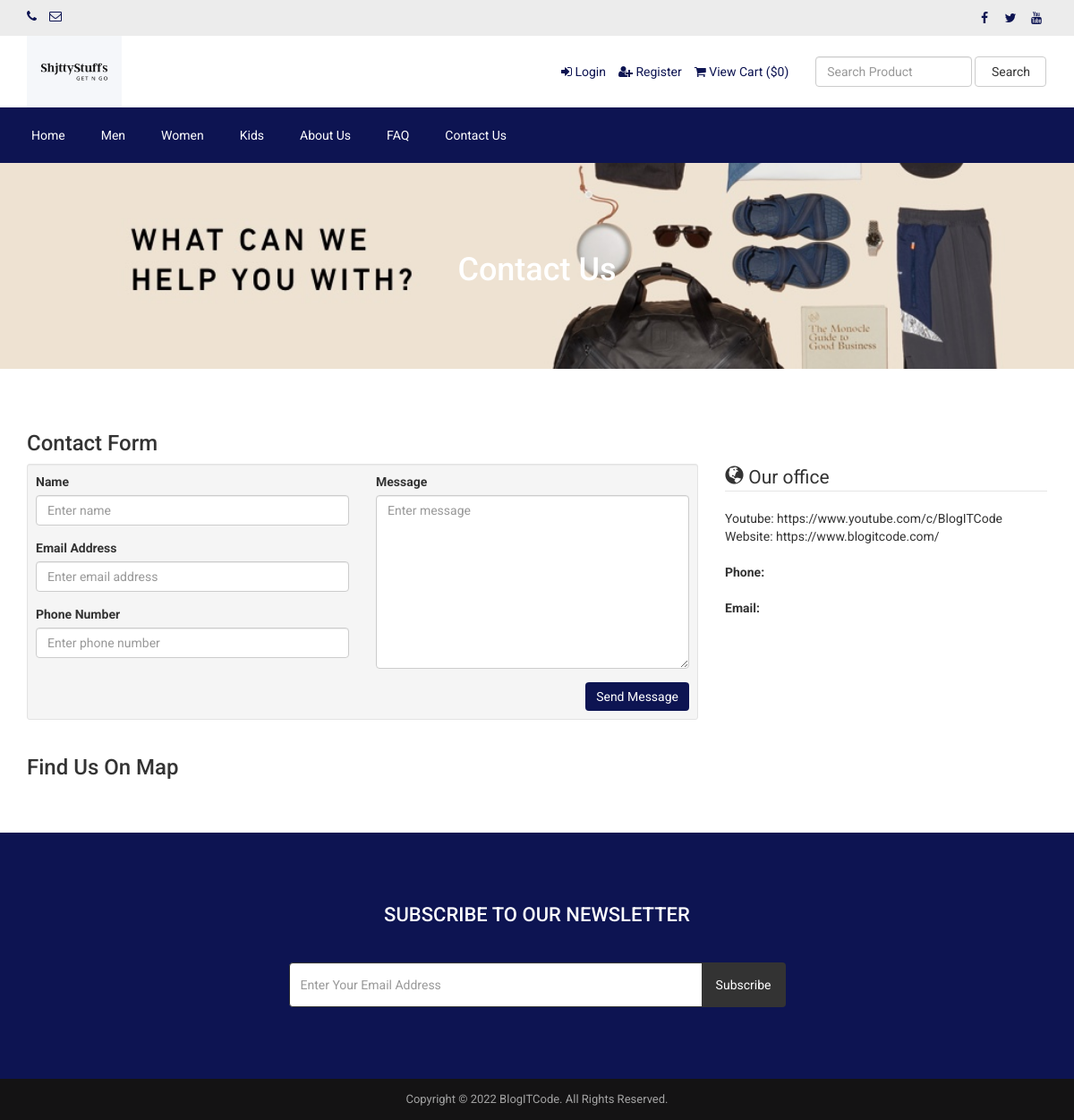
Screenshot of /contact.php (signed in) with the database file from the repository.
### tables this page shows
CREATE TABLE `tbl_social` (
  `social_id` int NOT NULL,
  `social_name` varchar(30) NOT NULL,
  `social_url` varchar(255) NOT NULL,
  `social_icon` varchar(30) NOT NULL
);

CREATE TABLE `tbl_top_category` (
  `tcat_id` int NOT NULL,
  `tcat_name` varchar(255) NOT NULL,
  `show_on_menu` int NOT NULL
);

CREATE TABLE `tbl_page` (
  `id` int NOT NULL,
  `about_title` varchar(255) NOT NULL,
  `about_content` text NOT NULL,
  `about_banner` varchar(255) NOT NULL,
  `about_meta_title` varchar(255) NOT NULL,
  `about_meta_keyword` text NOT NULL,
  `about_meta_description` text NOT NULL,
  `faq_title` varchar(255) NOT NULL,
  `faq_banner` varchar(255) NOT NULL,
  `faq_meta_title` varchar(255) NOT NULL,
  `faq_meta_keyword` text NOT NULL,
  `faq_meta_description` text NOT NULL,
  `blog_title` varchar(255) NOT NULL,
  `blog_banner` varchar(255) NOT NULL,
  `blog_meta_title` varchar(255) NOT NULL,
  `blog_meta_keyword` text NOT NULL,
  `blog_meta_description` text NOT NULL,
  `contact_title` varchar(255) NOT NULL,
  `contact_banner` varchar(255) NOT NULL,
  `contact_meta_title` varchar(255) NOT NULL,
  `contact_meta_keyword` text NOT NULL,
  `contact_meta_description` text NOT NULL,
  `pgallery_title` varchar(255) NOT NULL,
  `pgallery_banner` varchar(255) NOT NULL,
  `pgallery_meta_title` varchar(255) NOT NULL,
  `pgallery_meta_keyword` text NOT NULL,
  `pgallery_meta_description` text NOT NULL,
  `vgallery_title` varchar(255) NOT NULL,
  `vgallery_banner` varchar(255) NOT NULL,
  `vgallery_meta_title` varchar(255) NOT NULL,
  `vgallery_meta_keyword` text NOT NULL,
  `vgallery_meta_description` text NOT NULL
);

CREATE TABLE `tbl_settings` (
  `id` int NOT NULL,
  `logo` varchar(255) NOT NULL,
  `favicon` varchar(255) NOT NULL,
  `footer_about` text NOT NULL,
  `footer_copyright` text NOT NULL,
  `contact_address` text NOT NULL,
  `contact_email` varchar(255) NOT NULL,
  `contact_phone` varchar(255) NOT NULL,
  `contact_fax` varchar(255) NOT NULL,
  `contact_map_iframe` text NOT NULL,
  `receive_email` varchar(255) NOT NULL,
  `receive_email_subject` varchar(255) NOT NULL,
  `receive_email_thank_you_message` text NOT NULL,
  `forget_password_message` text NOT NULL,
  `total_recent_post_footer` int NOT NULL,
  `total_popular_post_footer` int NOT NULL,
  `total_recent_post_sidebar` int NOT NULL,
  `total_popular_post_sidebar` int NOT NULL,
  `total_featured_product_home` int NOT NULL,
  `total_latest_product_home` int NOT NULL,
  `total_popular_product_home` int NOT NULL,
  `meta_title_home` text NOT NULL,
  `meta_keyword_home` text NOT NULL,
  `meta_description_home` text NOT NULL,
  `banner_login` varchar(255) NOT NULL,
  `banner_registration` varchar(255) NOT NULL,
  `banner_forget_password` varchar(255) NOT NULL,
  `banner_reset_password` varchar(255) NOT NULL,
  `banner_search` varchar(255) NOT NULL,
  `banner_cart` varchar(255) NOT NULL,
  `banner_checkout` varchar(255) NOT NULL,
  `banner_product_category` varchar(255) NOT NULL,
  `banner_blog` varchar(255) NOT NULL,
  `cta_title` varchar(255) NOT NULL,
  `cta_content` text NOT NULL,
  `cta_read_more_text` varchar(255) NOT NULL,
  `cta_read_more_url` varchar(255) NOT NULL,
  `cta_photo` varchar(255) NOT NULL,
  `featured_product_title` varchar(255) NOT NULL,
  `featured_product_subtitle` varchar(255) NOT NULL,
  `latest_product_title` varchar(255) NOT NULL,
  `latest_product_subtitle` varchar(255) NOT NULL,
  `popular_product_title` varchar(255) NOT NULL,
  `popular_product_subtitle` varchar(255) NOT NULL,
  `testimonial_title` varchar(255) NOT NULL,
  `testimonial_subtitle` varchar(255) NOT NULL,
  `testimonial_photo` varchar(255) NOT NULL,
  `blog_title` varchar(255) NOT NULL,
  `blog_subtitle` varchar(255) NOT NULL,
  `newsletter_text` text NOT NULL,
  `paypal_email` varchar(255) NOT NULL,
  `stripe_public_key` varchar(255) NOT NULL,
  `stripe_secret_key` varchar(255) NOT NULL,
  `bank_detail` text NOT NULL,
  `before_head` text NOT NULL,
  `after_body` text NOT NULL,
  `before_body` text NOT NULL,
  `home_service_on_off` int NOT NULL,
  `home_welcome_on_off` int NOT NULL,
  `home_featured_product_on_off` int NOT NULL,
  `home_latest_product_on_off` int NOT NULL,
  `home_popular_product_on_off` int NOT NULL,
  `home_testimonial_on_off` int NOT NULL,
  `home_blog_on_off` int NOT NULL,
  `newsletter_on_off` int NOT NULL,
  `ads_above_welcome_on_off` int NOT NULL,
  `ads_above_featured_product_on_off` int NOT NULL,
  `ads_above_latest_product_on_off` int NOT NULL,
  `ads_above_popular_product_on_off` int NOT NULL,
  `ads_above_testimonial_on_off` int NOT NULL,
  `ads_category_sidebar_on_off` int NOT NULL
);

### contact.php (the view, shortened to what this page needs)
<?php require_once('header.php'); ?>
<?php
$statement = $pdo->prepare("SELECT * FROM tbl_page WHERE id=1");
$statement->execute();
$result = $statement->fetchAll(PDO::FETCH_ASSOC);
foreach ($result as $row) {
    $contact_title = $row['contact_title'];
    $contact_banner = $row['contact_banner'];
}
$statement = $pdo->prepare("SELECT * FROM tbl_settings WHERE id=1");
$statement->execute();
$result = $statement->fetchAll(PDO::FETCH_ASSOC);
foreach ($result as $row) {
    $contact_address = $row['contact_address'];
}
?>
<div class="page-banner" style="background-image: url(assets/uploads/<?php echo $contact_banner; ?>);">
    <div class="inner">
        <h1><?php echo $contact_title; ?></h1>
    </div>
</div>
<div class="page">
    <div class="container">
        <div class="row">
            <div class="col-md-12">
                <h3>Contact Form</h3>
                <div class="row cform">
                    <div class="col-md-8">
                        <div class="well well-sm">
                            <form action="" method="post">
                            <div class="row">
                                <div class="col-md-6">
                                    <div class="form-group">
                                        <label for="name">Name</label>
                                        <input type="text" class="form-control" name="visitor_name" placeholder="Enter name">
                                    </div>
                                    <div class="form-group">
                                        <label for="email">Email Address</label>
                                        <input type="email" class="form-control" name="visitor_email" placeholder="Enter email address">
                                    </div>
                                    <div class="form-group">
                                        <label for="email">Phone Number</label>
                                        <input type="text" class="form-control" name="visitor_phone" placeholder="Enter phone number">
                                    </div>
                                </div>
                                <div class="col-md-6">
                                    <div class="form-group">
                                        <label for="name">Message</label>
                                        <textarea name="visitor_message" class="form-control" rows="9" cols="25" placeholder="Enter message"></textarea>
                                    </div>
                                </div>
                                <div class="col-md-12">
                                    <input type="submit" value="Send Message" class="btn btn-primary pull-right" name="form_contact">
                                </div>
                            </div>
                            </form>
                        </div>
                    </div>
                    <div class="col-md-4">
                        <legend><span class="glyphicon glyphicon-globe"></span> Our office</legend>
                        <address>
                            <?php echo nl2br($contact_address); ?>
                        </address>
                        <address>
                            <strong>Phone:</strong><br>
                        </address>
                        <address>
                            <strong>Email:</strong><br>
                        </address>
                    </div>
                </div>
                <h3>Find Us On Map</h3>
            </div>
        </div>
    </div>
</div>
<?php require_once('footer.php'); ?>

### header.php (shortened to what this page needs)
<?php
include("admin/inc/config.php");
$statement = $pdo->prepare("SELECT * FROM tbl_settings WHERE id=1");
$statement->execute();
$result = $statement->fetchAll(PDO::FETCH_ASSOC);
foreach ($result as $row)
{
	$contact_email = $row['contact_email'];
	$contact_phone = $row['contact_phone'];
}
?>
<!DOCTYPE html>
<html lang="en">
<head>
	<link rel="stylesheet" href="assets/css/bootstrap.min.css">
	<link rel="stylesheet" href="assets/css/font-awesome.min.css">
	<link rel="stylesheet" href="assets/css/owl.carousel.min.css">
	<link rel="stylesheet" href="assets/css/owl.theme.default.min.css">
	<link rel="stylesheet" href="assets/css/jquery.bxslider.min.css">
    <link rel="stylesheet" href="assets/css/magnific-popup.css">
    <link rel="stylesheet" href="assets/css/rating.css">
	<link rel="stylesheet" href="assets/css/spacing.css">
	<link rel="stylesheet" href="assets/css/bootstrap-touch-slider.css">
	<link rel="stylesheet" href="assets/css/animate.min.css">
	<link rel="stylesheet" href="assets/css/tree-menu.css">
	<link rel="stylesheet" href="assets/css/select2.min.css">
	<link rel="stylesheet" href="assets/css/main.css">
	<link rel="stylesheet" href="assets/css/responsive.css">
	<?php
	$statement = $pdo->prepare("SELECT * FROM tbl_page WHERE id=1");
	$statement->execute();
	$result = $statement->fetchAll(PDO::FETCH_ASSOC);
		?>
</head>
<body>
<div class="top">
	<div class="container">
		<div class="row">
			<div class="col-md-6 col-sm-6 col-xs-12">
				<div class="left">
					<ul>
						<li><i class="fa fa-phone"></i> <?php echo $contact_phone; ?></li>
						<li><i class="fa fa-envelope-o"></i> <?php echo $contact_email; ?></li>
					</ul>
				</div>
			</div>
			<div class="col-md-6 col-sm-6 col-xs-12">
				<div class="right">
					<ul>
						<?php
						$statement = $pdo->prepare("SELECT * FROM tbl_social");
						$statement->execute();
						$result = $statement->fetchAll(PDO::FETCH_ASSOC);
						foreach ($result as $row) {
							?>
							<?php if($row['social_url'] != ''): ?>
							<li><a href="<?php echo $row['social_url']; ?>"><i class="<?php echo $row['social_icon']; ?>"></i></a></li>
							<?php endif; ?>
							<?php
						}
						?>
					</ul>
				</div>
			</div>
		</div>
	</div>
</div>
<div class="header">
	<div class="container">
		<div class="row inner">
			<div class="col-md-4 logo">
				<a href="index.php"><img src="assets/uploads/logo.png" alt="logo image"></a>
			</div>
			<div class="col-md-5 right">
				<ul>
					<?php
					if(isset($_SESSION['customer'])) {
						?>
						<li><i class="fa fa-user"></i> <?php echo LANG_VALUE_13; ?> <?php echo $_SESSION['customer']['cust_name']; ?></li>
						<li><a href="dashboard.php"><i class="fa fa-home"></i> <?php echo LANG_VALUE_89; ?></a></li>
						<?php
					} else {
						?>
						<li><a href="login.php"><i class="fa fa-sign-in"></i> <?php echo LANG_VALUE_9; ?></a></li>
						<li><a href="registration.php"><i class="fa fa-user-plus"></i> <?php echo LANG_VALUE_15; ?></a></li>
						<?php
					}
					?>
					<li><a href="cart.php"><i class="fa fa-shopping-cart"></i> <?php echo LANG_VALUE_19; ?> (<?php echo LANG_VALUE_1; ?><?php
					if(isset($_SESSION['cart_p_id'])) {
						$table_total_price = 0;
						$i=0;
	                    foreach($_SESSION['cart_p_qty'] as $key => $value)
	                    {
	                        $i++;
	                        $arr_cart_p_qty[$i] = $value;
	                    }                    $i=0;
	                    foreach($_SESSION['cart_p_current_price'] as $key => $value)
	                    {
	                        $i++;
	                        $arr_cart_p_current_price[$i] = $value;
	                    }
	                    for($i=1;$i<=count($arr_cart_p_qty);$i++) {
	                    	$row_total_price = $arr_cart_p_current_price[$i]*$arr_cart_p_qty[$i];
	                        $table_total_price = $table_total_price + $row_total_price;
	                    }
						echo formatMoneyVND($table_total_price);
					} else {
						echo '0';
					}
					?>)</a></li>
				</ul>
			</div>
			<div class="col-md-3 search-area">
				<form class="navbar-form navbar-left" role="search" action="search-result.php" method="get">
					<div class="form-group">
						<input type="text" class="form-control search-top" placeholder="<?php echo LANG_VALUE_2; ?>" name="search_text">
					</div>
					<button type="submit" class="btn btn-default"><?php echo LANG_VALUE_3; ?></button>
				</form>
			</div>
		</div>
	</div>
</div>
<div class="nav">
	<div class="container">
		<div class="row">
			<div class="col-md-12 pl_0 pr_0">
				<div class="menu-container">
					<div class="menu">
						<ul>
							<li><a href="index.php">Home</a></li>
							<?php
							$statement = $pdo->prepare("SELECT * FROM tbl_top_category WHERE show_on_menu=1");
							$statement->execute();
							$result = $statement->fetchAll(PDO::FETCH_ASSOC);
							foreach ($result as $row) {
								?>
								<li><a href="product-category.php?id=<?php echo $row['tcat_id']; ?>&type=top-category"><?php echo $row['tcat_name']; ?></a>
								</li>
								<?php
							}
							?>
							<?php
							$statement = $pdo->prepare("SELECT * FROM tbl_page WHERE id=1");
							$statement->execute();
							$result = $statement->fetchAll(PDO::FETCH_ASSOC);
							foreach ($result as $row) {
								$about_title = $row['about_title'];
								$faq_title = $row['faq_title'];
								$contact_title = $row['contact_title'];
							}
							?>
							<li><a href="about.php"><?php echo $about_title; ?></a></li>
							<li><a href="faq.php"><?php echo $faq_title; ?></a></li>
							<li><a href="contact.php"><?php echo $contact_title; ?></a></li>
						</ul>
					</div>
				</div>
			</div>
		</div>
	</div>
</div>

### footer.php (shortened to what this page needs)
<?php
$statement = $pdo->prepare("SELECT * FROM tbl_settings WHERE id=1");
$statement->execute();
$result = $statement->fetchAll(PDO::FETCH_ASSOC);
foreach ($result as $row)
{
	$footer_copyright = $row['footer_copyright'];
    $newsletter_on_off = $row['newsletter_on_off'];
}
?>
<?php if($newsletter_on_off == 1): ?>
<section class="home-newsletter">
	<div class="container">
		<div class="row">
			<div class="col-md-6 col-md-offset-3">
				<div class="single">
				<form action="" method="post">
					<h2><?php echo LANG_VALUE_93; ?></h2>
					<div class="input-group">
			        	<input type="email" class="form-control" placeholder="<?php echo LANG_VALUE_95; ?>" name="email_subscribe">
			         	<span class="input-group-btn">
			         	<button class="btn btn-theme" type="submit" name="form_subscribe"><?php echo LANG_VALUE_92; ?></button>
			         	</span>
			        </div>
				</div>
			</div>
		</div>
	</div>
</section>
<?php endif; ?>
<div class="footer-bottom">
	<div class="container">
		<div class="row">
			<div class="col-md-12 copyright">
				<?php echo $footer_copyright; ?>
			</div>
		</div>
	</div>
</div>
</body>
</html>

### rows the page displays
tbl_top_category: tcat_name "Men"
tbl_top_category: tcat_name "Women"
tbl_top_category: tcat_name "Kids"
tbl_page: about_title "About Us", faq_title "FAQ", contact_title "Contact Us", contact_banner (picture)
tbl_settings: contact_address "Youtube: https://www.youtube.com/c/BlogITCode Website: https://www.blogitcode.com/", footer_copyright "Copyright © 2022 BlogITCode. All Rights Reserved."

### other values shown
LANG_VALUE_9 "Login"
LANG_VALUE_15 "Register"
LANG_VALUE_19 "View Cart"
LANG_VALUE_1 "$"
LANG_VALUE_3 "Search"
LANG_VALUE_93 "SUBSCRIBE TO OUR NEWSLETTER"
LANG_VALUE_92 "Subscribe"
